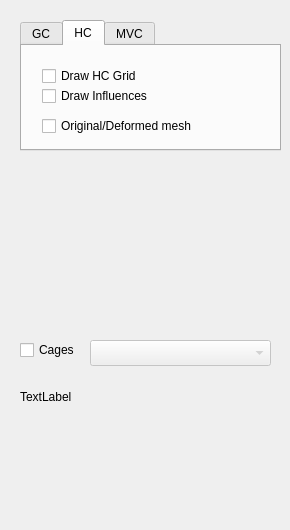
              <widget class="QWidget" name="tab_5">
               <attribute name="title">
                <string>Cages</string>
               </attribute>
               <widget class="QTabWidget" name="coordTab">
                <property name="geometry">
                 <rect>
                  <x>20</x>
                  <y>20</y>
                  <width>261</width>
                  <height>131</height>
                 </rect>
                </property>
                <property name="currentIndex">
                 <number>1</number>
                </property>
                <widget class="QWidget" name="tab">
                 <attribute name="title">
                  <string>GC</string>
                 </attribute>
                </widget>
                <widget class="QWidget" name="tab_2">
                 <attribute name="title">
                  <string>HC</string>
                 </attribute>
                 <widget class="QCheckBox" name="HCGridDraw">
                  <property name="enabled">
                   <bool>true</bool>
                  </property>
                  <property name="geometry">
                   <rect>
                    <x>20</x>
                    <y>20</y>
                    <width>151</width>
                    <height>20</height>
                   </rect>
                  </property>
                  <property name="text">
                   <string>Draw HC Grid</string>
                  </property>
                  <property name="checked">
                   <bool>false</bool>
                  </property>
                 </widget>
                 <widget class="QCheckBox" name="drawInfluences_check">
                  <property name="geometry">
                   <rect>
                    <x>20</x>
                    <y>40</y>
                    <width>151</width>
                    <height>20</height>
                   </rect>
                  </property>
                  <property name="text">
                   <string>Draw Influences</string>
                  </property>
                 </widget>
                 <widget class="QCheckBox" name="deformedMeshCheck">
                  <property name="enabled">
                   <bool>true</bool>
                  </property>
                  <property name="geometry">
                   <rect>
                    <x>20</x>
                    <y>70</y>
                    <width>251</width>
                    <height>20</height>
                   </rect>
                  </property>
                  <property name="text">
                   <string>Original/Deformed mesh</string>
                  </property>
                  <property name="checked">
                   <bool>false</bool>
                  </property>
                 </widget>
                </widget>
                <widget class="QWidget" name="tab_3">
                 <attribute name="title">
                  <string>MVC</string>
                 </attribute>
                </widget>
               </widget>
               <widget class="QCheckBox" name="enableStillCage">
                <property name="enabled">
                 <bool>true</bool>
                </property>
                <property name="geometry">
                 <rect>
                  <x>20</x>
                  <y>340</y>
                  <width>61</width>
                  <height>20</height>
                 </rect>
                </property>
                <property name="text">
                 <string>Cages</string>
                </property>
                <property name="checked">
                 <bool>false</bool>
                </property>
               </widget>
               <widget class="QLabel" name="infoData">
                <property name="geometry">
                 <rect>
                  <x>20</x>
                  <y>390</y>
                  <width>251</width>
                  <height>131</height>
                 </rect>
                </property>
                <property name="text">
                 <string>TextLabel</string>
                </property>
                <property name="alignment">
                 <set>Qt::AlignLeading|Qt::AlignLeft|Qt::AlignTop</set>
                </property>
               </widget>
               <widget class="QComboBox" name="cagesComboBox">
                <property name="enabled">
                 <bool>false</bool>
                </property>
                <property name="geometry">
                 <rect>
                  <x>90</x>
                  <y>340</y>
                  <width>181</width>
                  <height>26</height>
                 </rect>
                </property>
               </widget>
              </widget>
